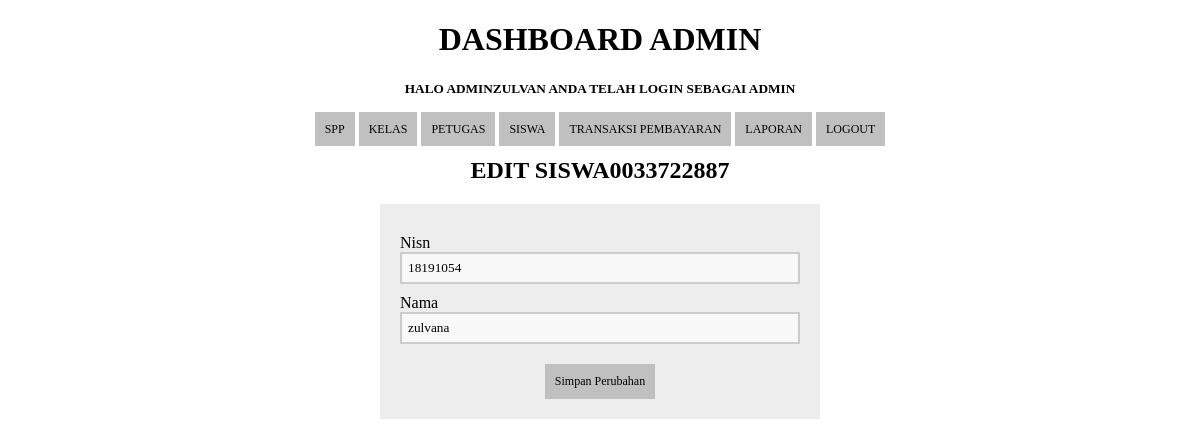
The page /edit_siswa.php?id=0033722887 (signed in) on the database its author committed.
### tables this page shows
CREATE TABLE `siswa` (
  `nisn` char(11) NOT NULL,
  `nis` char(11) NOT NULL,
  `nama` varchar(35) NOT NULL,
  `id_kelas` int(11) NOT NULL,
  `alamat` text NOT NULL,
  `no_telp` varchar(13) NOT NULL,
  `id_spp` int(11) NOT NULL
);

### edit_siswa.php (the view, shortened to what this page needs)
<?php
include 'koneksi.php';
  if (isset($_GET['id'])) {
    $id = ($_GET["id"]);
    $query = "SELECT * FROM siswa WHERE nisn='$id'";
    $result = mysqli_query($koneksi, $query);
    $data = mysqli_fetch_assoc($result);
  } else {
    echo "<script>alert('Masukkan data id.');window.location='siswa.php';</script>";
  }
  ?>
<!DOCTYPE html>
<html>
  <head>
  </head>
<body>
  <?php
  include ('header.php');
?>
      <center>
        <h2>Edit Siswa<?php echo $data['nisn']; ?></h2>
      <center>
      <form method="POST" action="proses_editsiswa.php" enctype="multipart/form-data" >
      <section class="base">
        <div>
          <label>Nisn</label>
          <input type="text" name="nis" value="<?php echo $data['nis']; ?>" required=""/>
        </div>
        <div>
          <label>Nama</label>
         <input type="text" name="nama" value="<?php echo $data['nama']; ?>" required=""/>
        </div>
        <div>
         <button type="submit">Simpan Perubahan</button>
        </div>
        </section>
      </form>
</body>
</html>

### edit_siswa.php (style rules this page uses)
* { font-family: "Trebuchet MS"; }
h2 { text-transform: uppercase; color: black; }
button { background-color: silver; color: #000000; padding: 10px; text-decoration: none; font-size: 12px; border: 0px; margin-top: 20px; }
label { margin-top: 10px; float: left; text-align: left; width: 100%; }
input { padding: 6px; width: 100%; box-sizing: border-box; background: #f8f8f8; border: 2px solid #ccc; outline-color: salmon; }
div { width: 100%; height: auto; }
.base { width: 400px; height: auto; padding: 20px; margin-left: auto; margin-right: auto; background: #ededed; }

### header.php (style rules this page uses)
* { font-family: "Trebuchet MS"; }

### rows shown on the page
siswa: nisn "0033722887", nis "18191054", nama "zulvana"

### other values the page prints
$_SESSION['username'] "ADMINZULVAN"
$_SESSION['level'] "ADMIN"
